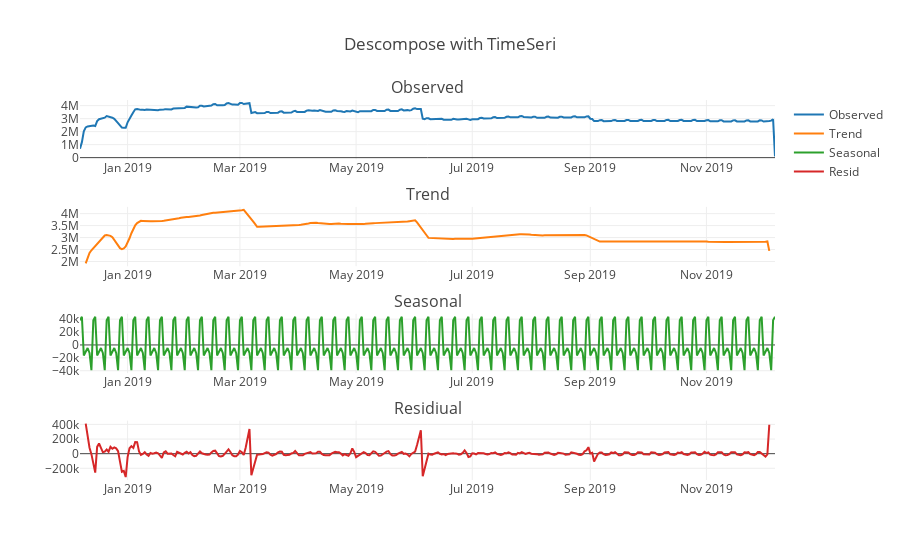

The cell this chart's notebook holds for it:
### Code cell
draw_interactive_graph("Total")

### Figure 1 — Plotly figure (JSON) as saved in the notebook; plotly's stock layout.template omitted (floating-point values rounded to 4 significant figures; data arrays with more than 128 entries replaced by an {"elided": "..."} marker saying what was removed)
{"data": [{"name": "Observed", "type": "scatter", "uid": "ba3a281f-c333-45f3-a5f0-284ae30c200f", "x": {"elided": "366 str values"}, "xaxis": "x", "y": {"elided": "366 int values"}, "yaxis": "y"}, {"name": "Trend", "type": "scatter", "uid": "1a48d161-7d9b-4891-99d2-451422198154", "x": {"elided": "366 str values"}, "xaxis": "x2", "y": {"elided": "366 float values"}, "yaxis": "y2"}, {"name": "Seasonal", "type": "scatter", "uid": "6cb4e2ef-9285-49ad-b345-c5405b63ed11", "x": {"elided": "366 str values"}, "xaxis": "x3", "y": {"elided": "366 float values"}, "yaxis": "y3"}, {"name": "Resid", "type": "scatter", "uid": "6e713b3d-96a7-47b3-959b-1317e99d1e87", "x": {"elided": "366 str values"}, "xaxis": "x4", "y": {"elided": "366 float values"}, "yaxis": "y4"}], "layout": {"annotations": [{"font": {"size": 16}, "showarrow": false, "text": "Observed", "x": 0.5, "xanchor": "center", "xref": "paper", "y": 1, "yanchor": "bottom", "yref": "paper"}, {"font": {"size": 16}, "showarrow": false, "text": "Trend", "x": 0.5, "xanchor": "center", "xref": "paper", "y": 0.7188, "yanchor": "bottom", "yref": "paper"}, {"font": {"size": 16}, "showarrow": false, "text": "Seasonal", "x": 0.5, "xanchor": "center", "xref": "paper", "y": 0.4375, "yanchor": "bottom", "yref": "paper"}, {"font": {"size": 16}, "showarrow": false, "text": "Residiual", "x": 0.5, "xanchor": "center", "xref": "paper", "y": 0.1562, "yanchor": "bottom", "yref": "paper"}], "title": {"text": "Descompose with TimeSeri"}, "xaxis": {"anchor": "y", "domain": [0, 1]}, "xaxis2": {"anchor": "y2", "domain": [0, 1]}, "xaxis3": {"anchor": "y3", "domain": [0, 1]}, "xaxis4": {"anchor": "y4", "domain": [0, 1]}, "yaxis": {"anchor": "x", "domain": [0.8438, 1]}, "yaxis2": {"anchor": "x2", "domain": [0.5625, 0.7188]}, "yaxis3": {"anchor": "x3", "domain": [0.2812, 0.4375]}, "yaxis4": {"anchor": "x4", "domain": [0, 0.1562]}}}
